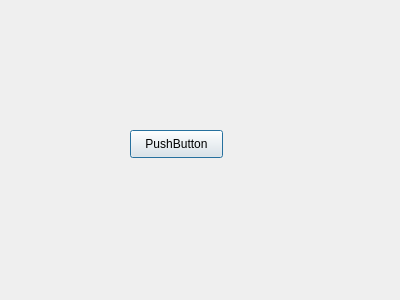
<?xml version="1.0" encoding="UTF-8"?>
<ui version="4.0">
 <class>Dialog</class>
 <widget class="QDialog" name="Dialog">
  <property name="geometry">
   <rect>
    <x>0</x>
    <y>0</y>
    <width>400</width>
    <height>300</height>
   </rect>
  </property>
  <property name="windowTitle">
   <string>Dialog</string>
  </property>
  <widget class="QPushButton" name="pushButton">
   <property name="geometry">
    <rect>
     <x>130</x>
     <y>130</y>
     <width>93</width>
     <height>28</height>
    </rect>
   </property>
   <property name="text">
    <string>PushButton</string>
   </property>
  </widget>
 </widget>
 <resources/>
 <connections/>
</ui>
